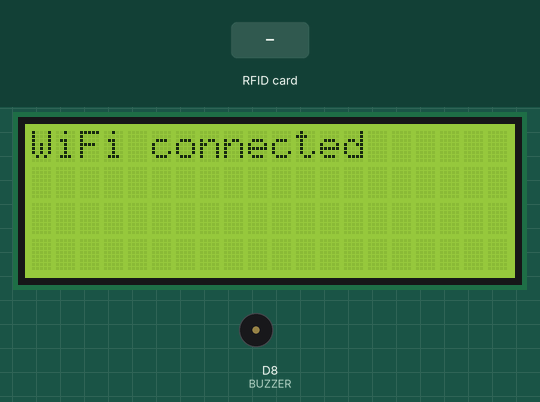
Bench run of a sketch on a simulated ESP8266 (NodeMCU). Parts: 20×4 character LCD, buzzer (waves = sounding, pin HIGH). Inputs (shaded band) come from the test bench. WiFi joins after 1.5 s; servers stay silent unless stated; uploads are accepted with an empty reply; what the sketch prints to the serial monitor is not drawn.

Above: at 2.0 s.
At 13.9 s:
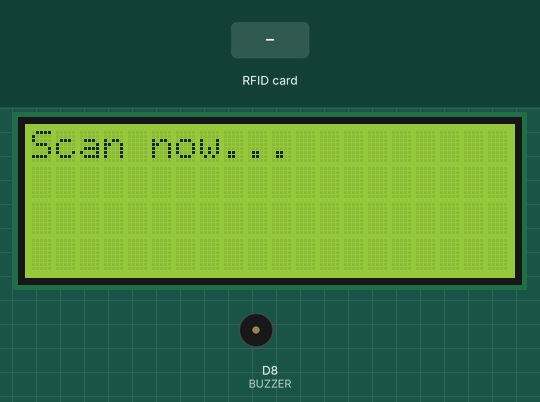
14.0 s: RFID card 12 34 56 78 90 held to the reader
At 14.6 s:
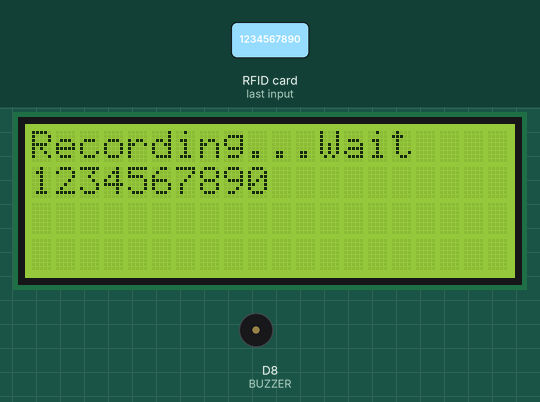
At 18.2 s:
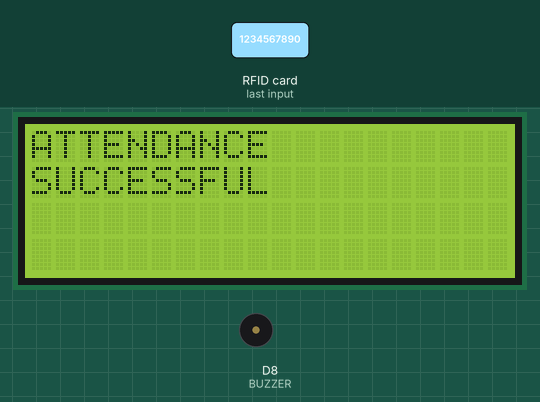
Timing chart, 0 to 22.9 s (numbered marks = the images above; inputs shaded):
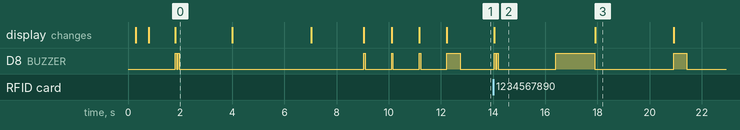

Measured:
- after the input at 14.0 s, the display: changes at once (image 2)
- what the display in image 0 shows lasts 2.2 s, from 1.8 s to 4.0 s
- what the display in image 2 shows lasts 3.9 s, from 14.0 s to 17.9 s

The sketch:

Attendance.ino
```cpp
#include <SPI.h>
#include <MFRC522.h>
#include <ESP8266WiFi.h>
#include <ESP8266HTTPClient.h>
#include <Wire.h>
#include <LiquidCrystal_I2C.h>

LiquidCrystal_I2C lcd(0x27,20,4);  // set the LCD address to 0x27 for a 16 chars and 2 line display


#define RST_PIN   D1   // Define the pin connected to the RST (reset) pin on the MFRC522
#define SS_PIN    D2   // Define the pin connected to the SDA(SS) pin on the MFRC522
#define SCK_PIN   D5   // Define the pin connected to the SCK pin on the MFRC522
#define MOSI_PIN  D7   // Define the pin connected to the MOSI pin on the MFRC522
#define MISO_PIN  D6   // Define the pin connected to the MISO pin on the MFRC522
#define BUZZER    D8   // Define the pin connected to the Buzzer

MFRC522 mfrc522(SS_PIN, RST_PIN);  // Instance of the class
MFRC522::MIFARE_Key key;

const char* ssid = "RAYs";     // Change it with your WiFi SSID
const char* password = "1234567890"; // Change it with your WiFi password
const char* serverAddress = "http://192.168.29.108/SmartAttendanceByRFID/dbwrite.php"; // Change it with your server address

String lastCardUID = ""; // Variable to store the last scanned RFID UID

WiFiClient client; // Define WiFiClient object globally

void setup() {
  // Initialize I2C with custom pins
  Wire.begin(0, 2); // SDA to GPIO 0 (D3), SCL to GPIO 2 (D4)

  lcd.init();                      // initialize the lcd
  lcd.init();
  lcd.backlight();

  Serial.begin(9600);
  SPI.begin();     // Initialize SPI bus
  mfrc522.PCD_Init();   // Initialize MFRC522
  pinMode(BUZZER, OUTPUT); // Set BUZZER as OUTPUT
  delay(100);
  connectToWiFi(); // Connect to WiFi
}

void loop() {
  if (mfrc522.PICC_IsNewCardPresent()) {
    if (mfrc522.PICC_ReadCardSerial()) {
      String cardUID = getCardUID();
      if (cardUID != lastCardUID) {
        sendUIDToServer(cardUID);
        lastCardUID = cardUID;
        delay(1000); // Delay to avoid multiple readings
      }
    }
  }
}

String getCardUID() {
  String cardUID = "";
  for (byte i = 0; i < mfrc522.uid.size; i++) {
    cardUID.concat(String(mfrc522.uid.uidByte[i] < 0x10 ? "0" : ""));
    cardUID.concat(String(mfrc522.uid.uidByte[i], HEX));
  }
  return cardUID;
}

void connectToWiFi() {
  Serial.println();
  lcd.setCursor(0, 0);
  lcd.print("Connecting ");
  lcd.print(ssid);
  WiFi.begin(ssid, password);
  while (WiFi.status() != WL_CONNECTED) {
    delay(500);
    lcd.setCursor(0, 1);
    lcd.print(".");
  }

  // Clear the screen
  lcd.clear();

  lcd.setCursor(0, 0);
  lcd.print("");
  lcd.print("WiFi connected");
  buzz(BUZZER, 50);
  delay(50);
  buzz(BUZZER, 50);
  delay(2000);

  // Clear the screen
  lcd.clear();

  lcd.setCursor(0, 0);
  lcd.print("IP address: ");
  lcd.setCursor(0, 1);
  lcd.print(WiFi.localIP());
  delay(3000);

  // Clear the screen
  lcd.clear();

  lcd.setCursor(0, 0);
  lcd.print("Preparing RFID");
  lcd.setCursor(0, 1);
  lcd.print("to start scaning");
  delay(2000); // Wait for 1 second

  // Clear the screen
  lcd.clear();

  lcd.setCursor(0, 0);
  lcd.print("Preparing RFID");

  // Display countdown notification
  lcd.setCursor(0, 1);
  lcd.print("Wait... 3");
  buzz(BUZZER, 50);
  delay(1000); // Wait for 1 second
  lcd.setCursor(0, 1);
  lcd.print("Wait... 2");
  buzz(BUZZER, 50);
  delay(1000); // Wait for 1 second
  lcd.setCursor(0, 1);
  lcd.print("Wait... 1");
  buzz(BUZZER, 50);
  delay(1000); // Wait for 1 second

  // Clear the screen
  lcd.clear();

  // Display countdown notification
  lcd.setCursor(0, 0);
  lcd.print("Scan now...");
  buzz(BUZZER, 500);
}


void sendUIDToServer(String cardUID) {
  Serial.println("Sending RFID UID to server: " + cardUID);

  // Clear the screen
  lcd.clear();
  lcd.setCursor(0, 0);
  lcd.print("Recording...Wait");
  lcd.setCursor(0, 1);
  lcd.print(cardUID);

  buzz(BUZZER, 50);
  delay(50);
  buzz(BUZZER, 50);
  delay(2000);

  HTTPClient http;
  http.begin(client, serverAddress); // Use the correct begin overload
  http.addHeader("Content-Type", "application/x-www-form-urlencoded");
  int httpResponseCode = http.POST("action=insertRecord&cardid=" + cardUID);
  if (httpResponseCode == 200) {
    Serial.println("RFID UID sent successfully");
  buzz(BUZZER, 1500);

    // Clear the screen
    lcd.clear();

    lcd.setCursor(0, 0);
    lcd.print("ATTENDANCE");
    lcd.setCursor(0, 1);
    lcd.print("SUCCESSFUL");
    delay(3000);

  } else if (httpResponseCode == 404) {
    Serial.println("RFID UID not recognized");

    // Clear the screen
    lcd.clear();

    lcd.setCursor(0, 0);
    lcd.print("THIS USER IS");
    lcd.setCursor(0, 1);
    lcd.print("NOT RECOGNIZED");
    delay(3000);

    buzz(BUZZER, 1000);
  }  else {
    Serial.print("Error sending RFID UID: ");
    Serial.println(httpResponseCode);

    // Clear the screen
    lcd.clear();

    lcd.setCursor(0, 0);
    lcd.print("ATTENDANCE");
    lcd.setCursor(0, 1);
    lcd.print("Error ");
    lcd.print(httpResponseCode);

    delay(2000);
    // Clear the screen
    lcd.clear();

    lcd.setCursor(0, 0);
    lcd.print("WAIT IN QUEUE");
    lcd.setCursor(0, 1);
    lcd.print("TRY AFTER AWHILE");
    lcd.print(httpResponseCode);
    buzz(BUZZER, 1000);
    delay(100);
    buzz(BUZZER, 500);
    delay(100);
    buzz(BUZZER, 1000);
    delay(100);
    buzz(BUZZER, 500);
    delay(3000);
  }
  http.end();

    // Clear the screen
    lcd.clear();

  // Display countdown notification
  lcd.setCursor(0, 0);
  lcd.print("Scan now...");
  buzz(BUZZER, 500);

}

void buzz(int targetPin, long duration) {
  digitalWrite(targetPin, HIGH);
  delay(duration);
  digitalWrite(targetPin, LOW);
}
```
